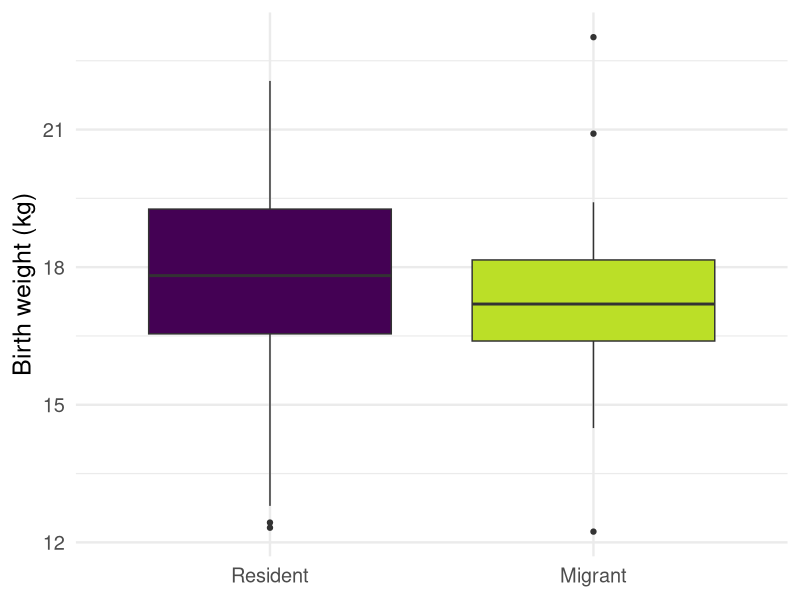
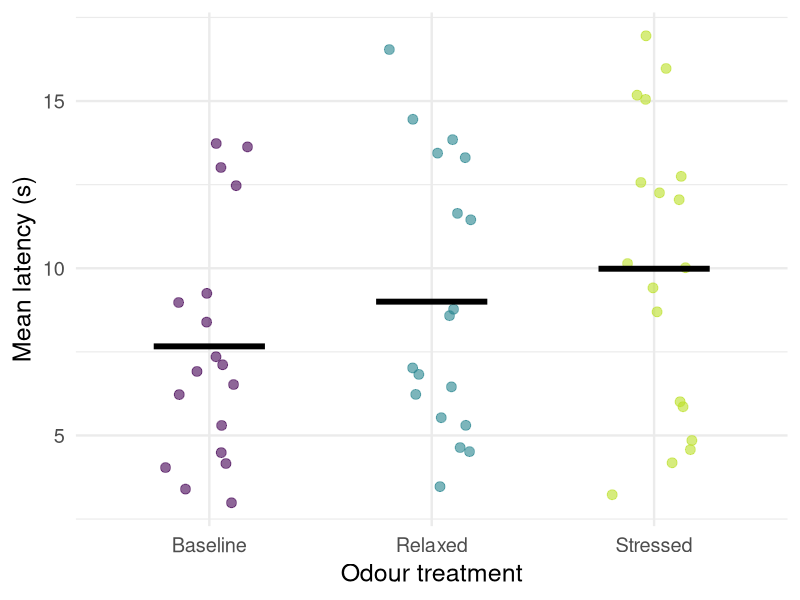
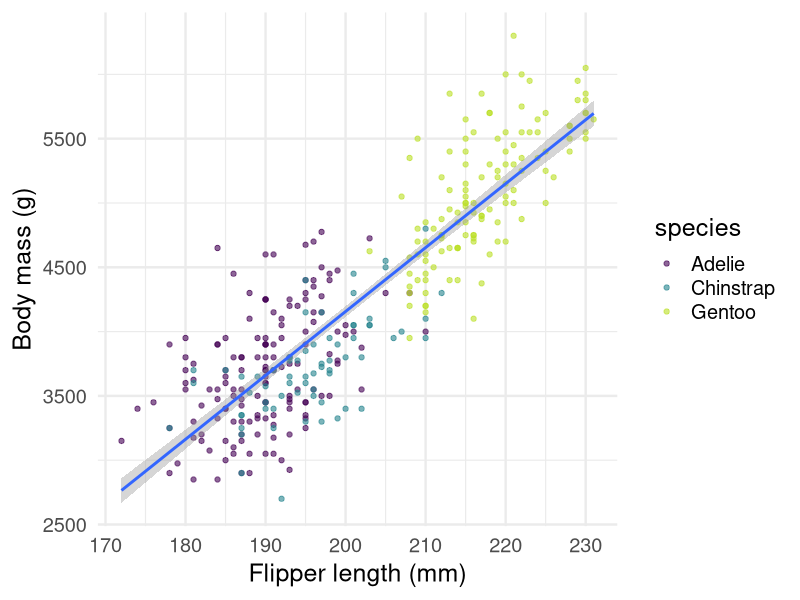
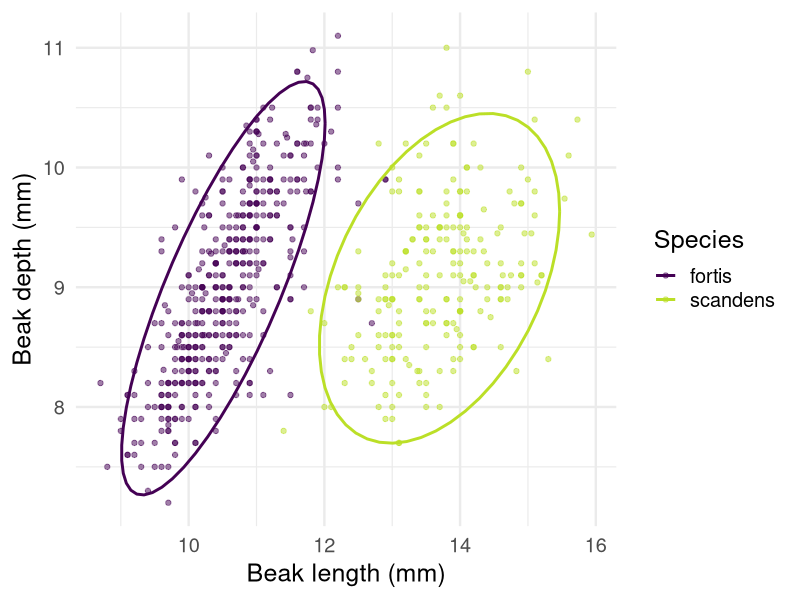

The R source for these figures, in order:
## ---- chunk 1
#| label: setup-journey
#| include: false
library(ggplot2)
## ---- chunk 2
#| label: elk-birthweight
#| code-fold: true
#| warning: false
#| message: false
elk <- read.csv("data/elk_calf_clean.csv")
elk$mig_status <- factor(elk$mig_status,
  levels = c("Resident", "Eastern"),
  labels = c("Resident", "Migrant")
)

ggplot(elk, aes(x = mig_status, y = birth_wt, fill = mig_status)) +
  geom_boxplot(show.legend = FALSE) +
  scale_fill_viridis_d(end = 0.9) +
  labs(x = NULL, y = "Birth weight (kg)") +
  theme_minimal(base_size = 18)
## ---- chunk 3
#| label: dog-odour
#| code-fold: true
#| warning: false
#| message: false
dogs <- read.csv("data/dog_odour_clean.csv")
dogs$treatment <- factor(dogs$treatment,
  levels = c("Baseline", "Relaxed", "Stressed")
)

dog_means <- aggregate(latency ~ dog_id + treatment, data = dogs, FUN = mean)

ggplot(dog_means, aes(x = treatment, y = latency, colour = treatment)) +
  geom_jitter(width = 0.2, size = 3, alpha = 0.6) +
  stat_summary(fun = mean, geom = "crossbar", width = 0.5,
    linewidth = 0.8, colour = "black") +
  scale_colour_viridis_d(end = 0.9) +
  labs(x = "Odour treatment", y = "Mean latency (s)") +
  theme_minimal(base_size = 18) +
  theme(legend.position = "none")
## ---- chunk 4
#| label: penguin-regression
#| code-fold: true
#| warning: false
#| message: false
penguins <- palmerpenguins::penguins

ggplot(penguins, aes(x = flipper_length_mm, y = body_mass_g)) +
  geom_point(aes(colour = species), alpha = 0.6) +
  geom_smooth(method = "lm") +
  scale_colour_viridis_d(end = 0.9) +
  labs(x = "Flipper length (mm)", y = "Body mass (g)") +
  theme_minimal(base_size = 18)
## ---- chunk 5
#| label: darwin-finches
#| code-fold: true
#| warning: false
#| message: false
finches <- read.csv("data/darwin_finches_clean.csv")

ggplot(finches, aes(x = beak_length, y = beak_depth, colour = species)) +
  geom_point(alpha = 0.5) +
  stat_ellipse(linewidth = 1) +
  scale_colour_viridis_d(end = 0.9) +
  labs(x = "Beak length (mm)", y = "Beak depth (mm)", colour = "Species") +
  theme_minimal(base_size = 18)
